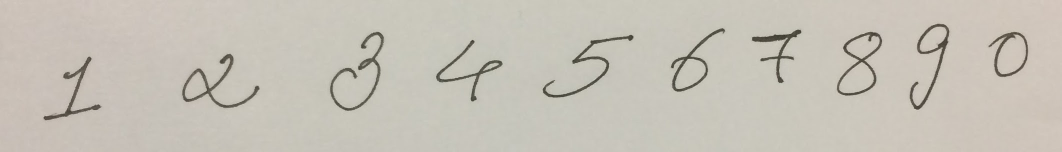
%> input picture Digit Recognition/rgoyal/images/image2.JPG, 2123 x 303 px (shown at 1/2 size)
$ octave ec.m   (GNU Octave 9; MATLAB toolbox functions it lacks are replaced by stand-ins)
%> lines starting %> are read from the running program, lines starting %| are printed output that depends on the picture; in (x1, y1, x2, y2) boxes, pixels count from 0 and x2, y2 are one past the last pixel; in counts of white or black regions, pixels touching at a corner belong together; the program's own positions count from 1
### Digit Recognition/rgoyal/matlab/conv_layer_forward.m
function [output] = conv_layer_forward(input, layer, param)
% Conv layer forward
% input: struct with input data
% layer: convolution layer struct
% param: weights for the convolution layer

% output:

h_in = input.height;
w_in = input.width;
c = input.channel;
batch_size = input.batch_size;
k = layer.k;
pad = layer.pad;
stride = layer.stride;
num = layer.num;
% resolve output shape
h_out = (h_in + 2*pad - k) / stride + 1;
w_out = (w_in + 2*pad - k) / stride + 1;

assert(h_out == floor(h_out), 'h_out is not integer')
assert(w_out == floor(w_out), 'w_out is not integer')
input_n.height = h_in;
input_n.width = w_in;
input_n.channel = c;

%% Fill in the code
% Iterate over the each image in the batch, compute response,
% Fill in the output datastructure with data, and the shape.

output.height = h_out;
output.width = w_out;
output.batch_size = batch_size;
output.channel = num;

filtered = zeros(h_out*w_out, num);

for i = 1:batch_size
    input_n.data = input.data(:,i);
    temp = im2col_conv(input_n, layer, h_out, w_out);
    temp = reshape(temp,k*k*c, h_out*w_out);
    for j = 1:num
        row_array = zeros(1,h_out * w_out) +1;
        calculated_bias = transpose(param.b(:,j) * row_array);
        filtered(:,j) = transpose(temp) * param.w(:,j) + calculated_bias;
    end
    output.data(:,i) = reshape(filtered, h_out*w_out*num,1);
end


end

### Digit Recognition/rgoyal/matlab/convnet_forward.m
function [output, P] = convnet_forward(params, layers, data)
    l = length(layers);
    %batch_size = layers{1}.batch_size;
    assert(strcmp(layers{1}.type, 'DATA') == 1, 'first layer must be data layer');
    output{1}.data = data;
    output{1}.height = layers{1}.height;
    output{1}.width = layers{1}.width;
    output{1}.channel = layers{1}.channel;
    output{1}.batch_size = layers{1}.batch_size;
    output{1}.diff = 0;
    for i = 2:l-1
        switch layers{i}.type
            case 'CONV'
                output{i} = conv_layer_forward(output{i-1}, layers{i}, params{i-1});
            case 'POOLING'
                output{i} = pooling_layer_forward(output{i-1}, layers{i});
            case 'IP'
                output{i} = inner_product_forward(output{i-1}, layers{i}, params{i-1});
            case 'RELU'
                output{i} = relu_forward(output{i-1});
            case 'ELU'
                output{i} = elu_forward(output{i-1}, layers{i});
        end
    end
    if nargout > 1
        W = bsxfun(@plus, params{l-1}.w * output{l-1}.data, params{l-1}.b);
        W = [W; zeros(1, size(W, 2))];
        W=bsxfun(@minus, W, max(W));
        W=exp(W);

        % Convert to Probabilities by normalizing
        P=bsxfun(@rdivide, W, sum(W));
    end
end

### Digit Recognition/rgoyal/matlab/get_lenet.m
function layers = get_lenet()

    layers{1}.type = 'DATA';
    layers{1}.height = 28;
    layers{1}.width = 28;
    layers{1}.channel = 1;
    layers{1}.batch_size = 100;

    layers{2}.type = 'CONV';
    layers{2}.num = 20;
    layers{2}.k = 5;
    layers{2}.stride = 1;
    layers{2}.pad = 0;
    layers{2}.group = 1;

    layers{3}.type = 'RELU';

    layers{4}.type = 'POOLING';
    layers{4}.k = 2;
    layers{4}.stride = 2;
    layers{4}.pad = 0;


    layers{5}.type = 'CONV';
    layers{5}.k = 5;
    layers{5}.stride = 1;
    layers{5}.pad = 0;
    layers{5}.group = 1;
    layers{5}.num = 50;

    layers{6}.type = 'RELU';

    layers{7}.type = 'POOLING';
    layers{7}.k = 2;
    layers{7}.stride = 2;
    layers{7}.pad = 0;

    layers{8}.type = 'IP';
    layers{8}.num = 500;
    layers{8}.init_type = 'uniform';

    layers{9}.type = 'RELU';

    layers{10}.type = 'LOSS';
    layers{10}.num = 10;

end

### Digit Recognition/rgoyal/ec/ec.m
%got reference from test_network.m
%% Network defintion
layers = get_lenet();
% load the trained weights
load lenet.mat

% image2
image_path = sprintf('../images/image2.jpg');
image_input = imread(image_path);
%> image_input is the input picture: size 303x2123x3 uint8; mean R, G, B 198, 193.2, 183.1
image_input = im2double(image_input);
%> image_input: size 303x2123x3 double
image_input = rgb2gray(image_input);
%> image_input: size 303x2123 double
%image(image_input);

%threshold
level = graythresh(image_input);
%> level = 0.561
BW = imbinarize(image_input,level);
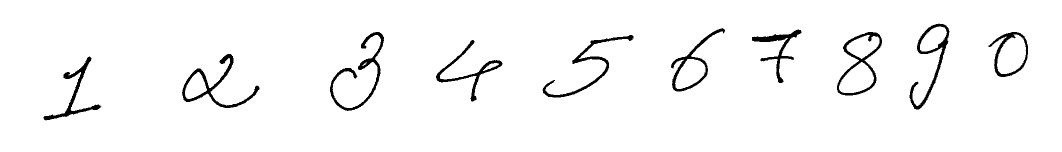
%> BW: size 303x2123 logical (shown at 1/2 size); 96.8% white; 10 black regions

%image(BW)

%finding connected components
CC = bwconncomp(BW);
%> CC = 9 connected components
%CC
% total_components = CC.Connectivity;
% total_components

% labelling the components of image
S = regionprops(CC,'BoundingBox');
%> S = 9 regions; largest, box (x1, y1, x2, y2): (0, 0, 2123, 303), (1994, 69, 2052, 148), (1678, 124, 1748, 186), (1350, 118, 1411, 178), (1693, 70, 1759, 118)
S = struct2cell(S);
%> S = {[0.5 0.5 2123 303], [370.5 144.5 44 54], [725.5 125.5 9 7], [966.5 126.5 32 16], [1350.5 118.5 61 60], [1678.5 124.5 70 62], [1693.5 70.5 66 48], [1840.5 53.5 54 50], [1994.5 69.5 58 79]}

column = size(S,2);
%> column = 9
input = zeros(28*28, column);

for i= 1:column
    cropped = imcrop(image_input,S{1,i});
    % padding
    row_c = size(cropped,1);
    column_c = size(cropped,1);
    if size(cropped,1) < size (cropped,2)
        pading = floor((column_c - row_c)/2);
    else
        pading = floor((row_c - column_c)/2);
    end

    cropped = padarray(cropped, [pading,pading],0, 'both');
    input(:,i) = (imresize(cropped, [28*28,1])).';


end
%> this loop made 9 passes
%> (row_c, column_c) on passes 1 to 9: (303, 303), (55, 55), (8, 8), (17, 17), (61, 61), (63, 63), (49, 49), (51, 51), (80, 80)
%> pass 2, `cropped = imcrop(image_input,S{1,i});`:
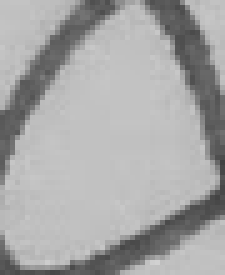
%> cropped: size 55x45 double (shown 5 times larger); min 0.254, max 0.823, mean 0.658
[~, P] = convnet_forward(params, layers, input(:));
%> the loop in convnet_forward, `for i = 2:l-1` made 1 pass
%> (h_in in conv_layer_forward, w_in in conv_layer_forward, c in conv_layer_forward, batch_size in conv_layer_forward, h_out in conv_layer_forward, w_out in conv_layer_forward) on pass 1: (28, 28, 1, 100, 24, 24)
%> the run ends on the next line
